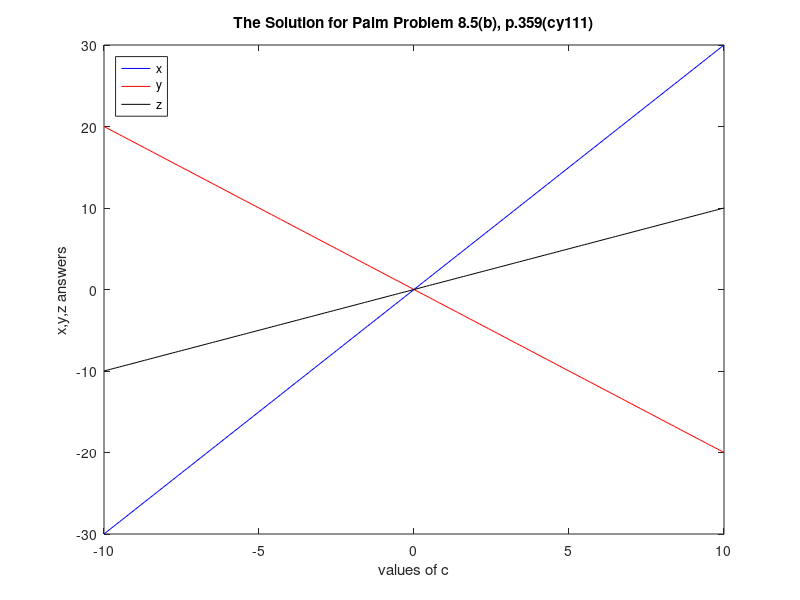

MATLAB code for this plot:
A = [1,-5,-2;6,3,1;7,3,-5]

c=linspace(-10,10,201)

for k=1:length(c)
    b=[11.*c(k);13.*c(k);10.*c(k)]
    MyVals=A\b
    x(k)=MyVals(1)
    y(k)=MyVals(2)
    z(k)=MyVals(3)
    
end
figure(1);clf
plot(c,x,'b-',c,y,'r-',c,z,'k-')
title('The Solution for Palm Problem 8.5(b), p.359(cy111)')
xlabel('values of c')
ylabel('x,y,z answers')
legend('x','y','z','Location','northwest')

print -depsc Problem4
